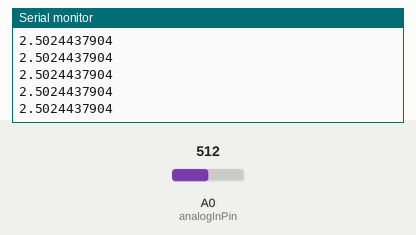
This sketch was run on a simulated Arduino Uno, built with avr-gcc and run on an emulated ATmega328P. Parts: the last lines printed to the serial monitor. The test bench sets the inputs (shaded band); at power-on: A0 (analogInPin) = 512.

Above: at 1.2 s.
1.3 s: A0 (analogInPin) set to 716
At 2.0 s:
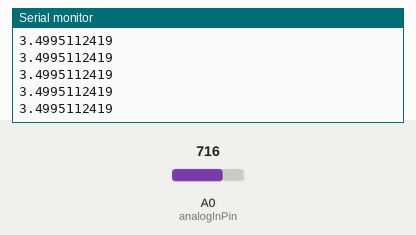
2.8 s: A0 (analogInPin) set to 900
At 3.6 s:
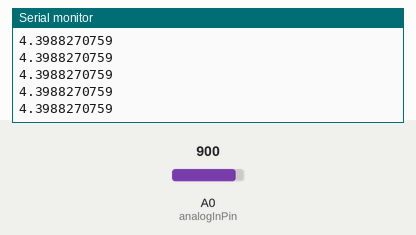
Timing chart, 0 to 5.8 s (numbered marks = the images above; inputs shaded):
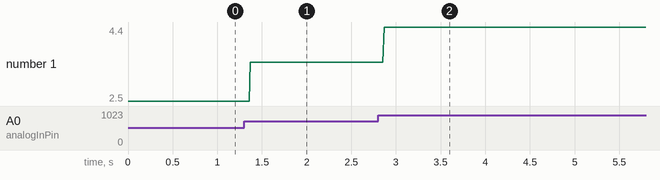

Measured:
- after the input at 1.3 s, the serial monitor: prints a new line after 0.07 s (image 1)
- after the input at 2.8 s, the serial monitor: prints a new line after 0.07 s (image 2)
- plotted number 1: 2.5 → 3.5 after the input at 1.3 s, 3.5 → 4.4 after the input at 2.8 s

The sketch:

AnalogInput.ino
```cpp
/*
 * Analog Input
 *
 * Reads an analog input, converts it to voltage, and prints
 * the result to the monitor and plotter in the Tools menu.
 *
 * Circuit:
 *  Potentiometer connected to analog pin 0
 *    Center pin goes to the analog pin
 *    Side pins go to +5V and ground
 *
 * based on: ReadAnalogVoltage
 */

// Constants won't change
// Analog input pin that the potentiometer is attached to
const int analogInPin = A0;


void setup() {
  Serial.begin(9600);
}

void loop() {
//  Read the input on the chosen analog pin:
  int sensorValue = analogRead(analogInPin);

//  Convert the analog reading (which goes from 0 to 1023)
//  to the voltage range used in the circuit (0 to +5V):
  float voltage = sensorValue * (5.0 / 1023.0);

//  Print out the value you read:
  Serial.println(voltage, DEC);
}
```
